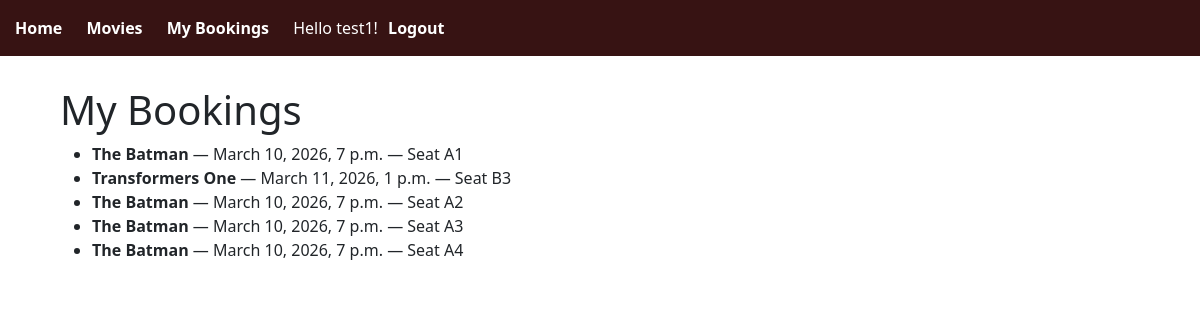
Page /bookings-page/ (signed in) on the committed database.
### bookings/models.py (models this page shows, shortened)
class Booking(models.Model):
    seat = models.ForeignKey(Seat, on_delete=models.CASCADE)
    user = models.ForeignKey(User, on_delete=models.CASCADE)
    booking_date = models.DateTimeField(auto_now_add=True)

class Seat(models.Model):
    showing = models.ForeignKey(Showing, on_delete=models.CASCADE)
    seat_number = models.CharField(max_length=5)
    booking_status = models.BooleanField()

class Showing(models.Model):
    movie = models.ForeignKey(Movie, on_delete=models.CASCADE)
    start_time = models.DateTimeField()

class Movie(models.Model):
    title = models.CharField(max_length=190)
    description = models.TextField()
    release_date = models.DateField()
    duration = models.PositiveIntegerField(help_text="Time in minutes")

### bookings/views.py (the view)
# urls.py: path('bookings-page/', views.booking_history, name='booking_history'),
@login_required
def booking_history(request):
    bookings = Booking.objects.filter(user=request.user).select_related(
        'seat__showing__movie',
        'seat__showing',
        'seat'
    )
    return render(request, 'bookings/booking_history.html', {'bookings': bookings})

### bookings/templates/bookings/booking_history.html
<!DOCTYPE html>
{% extends "bookings/base.html" %}
{% block content %}
<html>
<body>
    <h1>My Bookings</h1>
    <ul>
      {% for b in bookings %}
        <li>
          <strong>{{ b.seat.showing.movie.title }}</strong>
          — {{ b.seat.showing.start_time }}
          — Seat {{ b.seat.seat_number }}
        </li>
      {% empty %}
        <li>No bookings yet.</li>
      {% endfor %}
    </ul>
</body>
</html>
{% endblock %}

### bookings/templates/bookings/base.html (shortened to what this page needs)
<!DOCTYPE html>
<html>
<head>
    <link href="https://cdn.jsdelivr.net/npm/bootstrap@5.3.2/dist/css/bootstrap.min.css" rel="stylesheet">
</head>
<body>
    <nav>
        <a href="/">Home</a>
        <a href="/movies-page/">Movies</a>
        <a href="/bookings-page/">My Bookings</a>
        {% if user.is_authenticated %}
            <span style="color: white;">Hello {{ user.username }}!</span>
            <form action="{% url 'logout' %}" method="post" style="display:inline;">
                <button type="submit" style="background:none;border:none;color:white;font-weight:bold;cursor:pointer;">
                Logout
                </button>
            </form>
        {% else %}
            <a href="/accounts/login/">Login</a>
            <a href="/signup/">Sign Up</a>
        {% endif %}
    </nav>
    <div class="container">
        {% block content %}
        {% endblock %}
    </div>
    </body>
</html>

### bookings/templates/bookings/base.html (style rules this page uses)
nav { background-color: #371313; padding: 15px; }
nav a { color: white; text-decoration: none; margin-right: 20px; font-weight: bold; }
.container { padding: 30px; }

### rows in the picture
Booking: seat.showing.movie "The Batman", seat.showing.start_time "March 10, 2026, 7 p.m.", seat.seat_number "A1"
Booking: seat.showing.movie "Transformers One", seat.showing.start_time "March 11, 2026, 1 p.m.", seat.seat_number "B3"
Booking: seat.showing.movie "The Batman", seat.showing.start_time "March 10, 2026, 7 p.m.", seat.seat_number "A2"
Booking: seat.showing.movie "The Batman", seat.showing.start_time "March 10, 2026, 7 p.m.", seat.seat_number "A3"
Booking: seat.showing.movie "The Batman", seat.showing.start_time "March 10, 2026, 7 p.m.", seat.seat_number "A4"

### other values in the picture
{{ user.username }} "test1"
